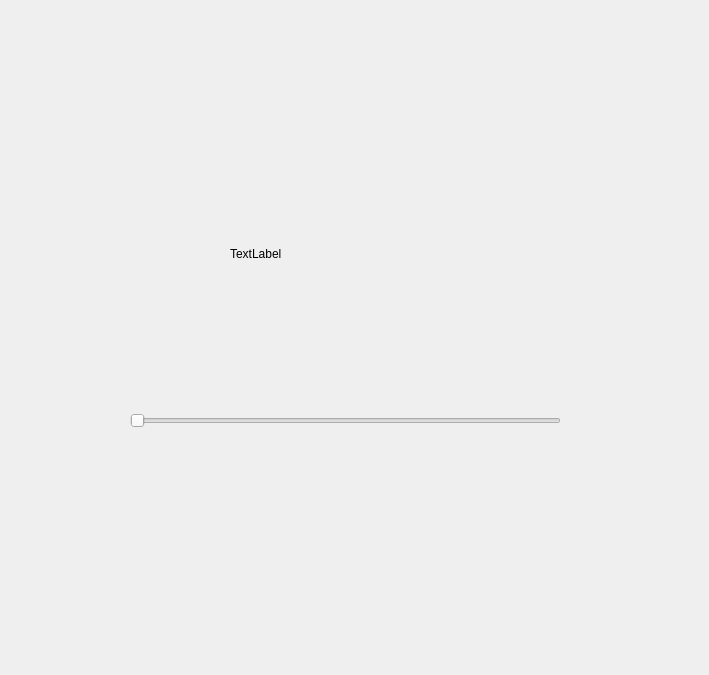
<?xml version="1.0" encoding="UTF-8"?>
<ui version="4.0">
 <class>Form</class>
 <widget class="QWidget" name="Form">
  <property name="geometry">
   <rect>
    <x>0</x>
    <y>0</y>
    <width>709</width>
    <height>675</height>
   </rect>
  </property>
  <property name="windowTitle">
   <string>Form</string>
  </property>
  <widget class="QLabel" name="label">
   <property name="geometry">
    <rect>
     <x>230</x>
     <y>240</y>
     <width>92</width>
     <height>27</height>
    </rect>
   </property>
   <property name="text">
    <string>TextLabel</string>
   </property>
  </widget>
  <widget class="QSlider" name="horizontalSlider">
   <property name="geometry">
    <rect>
     <x>130</x>
     <y>410</y>
     <width>431</width>
     <height>22</height>
    </rect>
   </property>
   <property name="orientation">
    <enum>Qt::Horizontal</enum>
   </property>
  </widget>
 </widget>
 <resources/>
 <connections/>
</ui>
